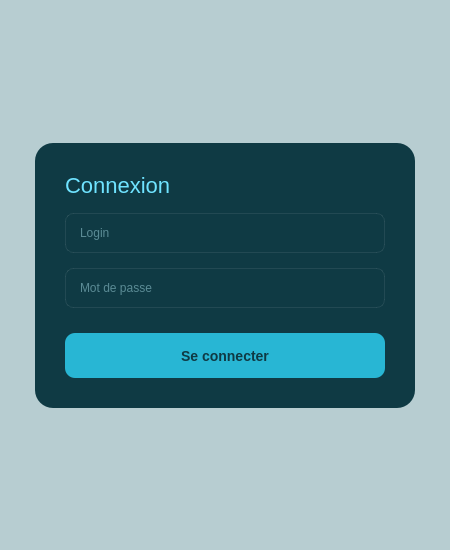
<?xml version="1.0" encoding="UTF-8"?>
<ui version="4.0">
 <class>LoginDialog</class>
 <widget class="QDialog" name="LoginDialog">
  <property name="geometry">
   <rect>
    <x>0</x>
    <y>0</y>
    <width>450</width>
    <height>550</height>
   </rect>
  </property>
  <property name="windowTitle">
   <string>Connexion</string>
  </property>
  <property name="styleSheet">
   <string notr="true">
    QDialog {
        background-color: #B7CDD1;
    }
   </string>
  </property>
  <layout class="QVBoxLayout" name="verticalLayout">
   <item>
    <spacer name="verticalSpacer_1">
     <property name="orientation">
      <enum>Qt::Vertical</enum>
     </property>
     <property name="sizeHint" stdset="0">
      <size>
       <width>20</width>
       <height>40</height>
      </size>
     </property>
    </spacer>
   </item>
   <item>
    <layout class="QHBoxLayout" name="horizontalLayout">
     <item>
      <spacer name="horizontalSpacer_1">
       <property name="orientation">
        <enum>Qt::Horizontal</enum>
       </property>
       <property name="sizeHint" stdset="0">
        <size>
         <width>40</width>
         <height>20</height>
        </size>
       </property>
      </spacer>
     </item>
     <item>
      <widget class="QFrame" name="loginFrame">
       <property name="minimumSize">
        <size>
         <width>380</width>
         <height>260</height>
        </size>
       </property>
       <property name="styleSheet">
        <string notr="true">
            QFrame#loginFrame {
                background-color: #0F3A44;
                border-radius: 18px;
            }
            QLabel {
                border: none;
            }
        </string>
       </property>
       <property name="frameShape">
        <enum>QFrame::StyledPanel</enum>
       </property>
       <property name="frameShadow">
        <enum>QFrame::Raised</enum>
       </property>
       <layout class="QVBoxLayout" name="verticalLayout_2">
        <property name="spacing">
         <number>15</number>
        </property>
        <property name="leftMargin">
         <number>30</number>
        </property>
        <property name="topMargin">
         <number>30</number>
        </property>
        <property name="rightMargin">
         <number>30</number>
        </property>
        <property name="bottomMargin">
         <number>30</number>
        </property>
        <item>
         <widget class="QLabel" name="lblTitle">
          <property name="text">
           <string>Connexion</string>
          </property>
          <property name="styleSheet">
           <string notr="true">
            color: #6FE3FF;
            font-size: 22px;
            font-weight: normal;
           </string>
          </property>
          <property name="alignment">
           <set>Qt::AlignLeading|Qt::AlignLeft|Qt::AlignVCenter</set>
          </property>
         </widget>
        </item>
        <item>
         <widget class="QLineEdit" name="lineUser">
          <property name="minimumSize">
           <size>
            <width>0</width>
            <height>40</height>
           </size>
          </property>
          <property name="styleSheet">
           <string notr="true">
            background: transparent;
            border: 1px solid rgba(255,255,255,0.08);
            border-radius: 8px;
            padding: 0 12px;
            color: #A6DCE6;
            selection-background-color: #28B6D4;
           </string>
          </property>
          <property name="placeholderText">
           <string>Login</string>
          </property>
         </widget>
        </item>
        <item>
         <widget class="QLineEdit" name="linePass">
          <property name="minimumSize">
           <size>
            <width>0</width>
            <height>40</height>
           </size>
          </property>
          <property name="styleSheet">
           <string notr="true">
            background: transparent;
            border: 1px solid rgba(255,255,255,0.08);
            border-radius: 8px;
            padding: 0 12px;
            color: #A6DCE6;
            selection-background-color: #28B6D4;
           </string>
          </property>
          <property name="echoMode">
           <enum>QLineEdit::Password</enum>
          </property>
          <property name="placeholderText">
           <string>Mot de passe</string>
          </property>
         </widget>
        </item>
        <item>
         <spacer name="verticalSpacer_Form">
          <property name="orientation">
           <enum>Qt::Vertical</enum>
          </property>
          <property name="sizeType">
           <enum>QSizePolicy::Fixed</enum>
          </property>
          <property name="sizeHint" stdset="0">
           <size>
            <width>20</width>
            <height>10</height>
           </size>
          </property>
         </spacer>
        </item>
        <item>
         <widget class="QPushButton" name="btnLogin">
          <property name="minimumSize">
           <size>
            <width>0</width>
            <height>45</height>
           </size>
          </property>
          <property name="cursor">
           <cursorShape>PointingHandCursor</cursorShape>
          </property>
          <property name="styleSheet">
           <string notr="true">
            QPushButton {
                background-color: #28B6D4;
                border-radius: 10px;
                color: #0F3A44;
                font-weight: bold;
                font-size: 14px;
            }
            QPushButton:hover {
                background-color: #3FD3F3;
            }
            QPushButton:pressed {
                background-color: #1CA2BF;
            }
           </string>
          </property>
          <property name="text">
           <string>Se connecter</string>
          </property>
         </widget>
        </item>
       </layout>
      </widget>
     </item>
     <item>
      <spacer name="horizontalSpacer_2">
       <property name="orientation">
        <enum>Qt::Horizontal</enum>
       </property>
       <property name="sizeHint" stdset="0">
        <size>
         <width>40</width>
         <height>20</height>
        </size>
       </property>
      </spacer>
     </item>
    </layout>
   </item>
   <item>
    <spacer name="verticalSpacer_2">
     <property name="orientation">
      <enum>Qt::Vertical</enum>
     </property>
     <property name="sizeHint" stdset="0">
      <size>
       <width>20</width>
       <height>40</height>
      </size>
     </property>
    </spacer>
   </item>
  </layout>
 </widget>
 <resources/>
 <connections/>
</ui>
